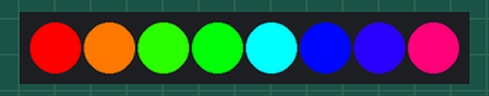
Recording of a sketch running on a simulated Arduino Uno, built with avr-gcc and run on an emulated ATmega328P. Shown: 8 RGB LEDs in strip order, left to right.

Above: at 0.16 s.
At 4.49 s:
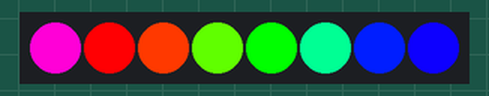
At 8.83 s:
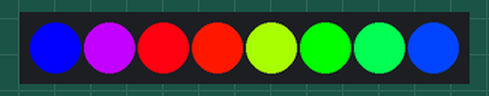
At 19.66 s:
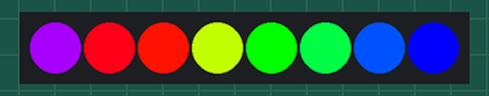
At 28.64 s:
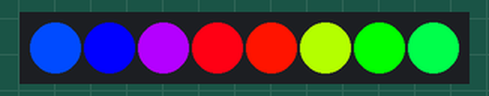
At 39.8 s:
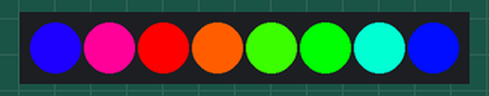
Timing chart, 0 to 40.0 s (numbered marks = the images above):
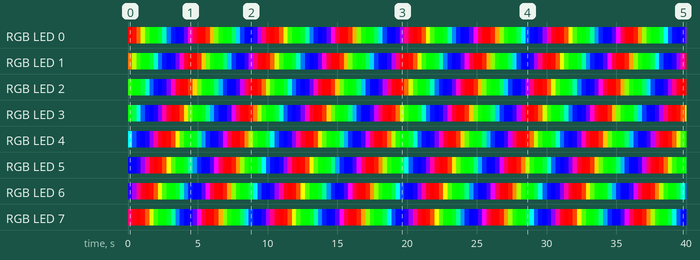

The sketch:

3.3_rgb_led_strip_rainbow.ino
```cpp
#include <Adafruit_NeoPixel.h>
#ifdef __AVR__
#include <avr/power.h>
#endif


#define PIXEL_PIN    0
#define PIXEL_COUNT 8

// Declare our NeoPixel strip object:
Adafruit_NeoPixel strip(PIXEL_COUNT, PIXEL_PIN, NEO_GRB + NEO_KHZ800);
// Argument 1 = Number of pixels in NeoPixel strip
// Argument 2 = Arduino pin number (most are valid)
// Argument 3 = Pixel type flags, add together as needed:
//   NEO_KHZ800  800 KHz bitstream (most NeoPixel products w/WS2812 LEDs)
//   NEO_KHZ400  400 KHz (classic 'v1' (not v2) FLORA pixels, WS2811 drivers)
//   NEO_GRB     Pixels are wired for GRB bitstream (most NeoPixel products)
//   NEO_RGB     Pixels are wired for RGB bitstream (v1 FLORA pixels, not v2)
//   NEO_RGBW    Pixels are wired for RGBW bitstream (NeoPixel RGBW products)


void setup() {
  strip.begin(); // Initialize NeoPixel strip object (REQUIRED)
  strip.show();  // Initialize all pixels to 'off'
}

void loop() {
  rainbow(10);
}


// Rainbow cycle along whole strip. Pass delay time (in ms) between frames.
void rainbow(int wait) {
  // Hue of first pixel runs a complete loops through the color wheel.
  // Color wheel has a range of 65536 but it's OK if we roll over.

  for (long firstPixelHue = 0; firstPixelHue < 65536; firstPixelHue += 256) {
    for (int i = 0; i < PIXEL_COUNT; i++) { // For each pixel in strip...

      // Offset pixel hue by an amount to make one full revolution of the
      // color wheel (range of 65536) along the length of the strip.
      int pixelHue = firstPixelHue + (i * 65536L / PIXEL_COUNT);

      // strip.ColorHSV() can take 1 or 3 arguments: a hue (0 to 65535) or
      // optionally add saturation and value (brightness) (each 0 to 255).
      // Here we're using just the single-argument hue variant.
      strip.setPixelColor(i, strip.gamma32(strip.ColorHSV(pixelHue)));
    }
    strip.show(); // Update strip with new contents
    delay(wait);  // Pause for a moment
  }
}
```

Measured:
- by itself, RGB LED 2: off → RGB(42, 255, 0) at 0.01 s, → RGB(2, 255, 0) 0.30 s later, → RGB(0, 255, 4) 0.30 s later, → RGB(0, 255, 61) 0.32 s later, … (130 changes in this stretch)
- by itself, RGB LED 5: off → RGB(0, 7, 255) at 0.01 s, → RGB(1, 0, 255) 0.30 s later, → RGB(33, 0, 255) 0.30 s later, → RGB(156, 0, 255) 0.32 s later, … (130 changes in this stretch)
